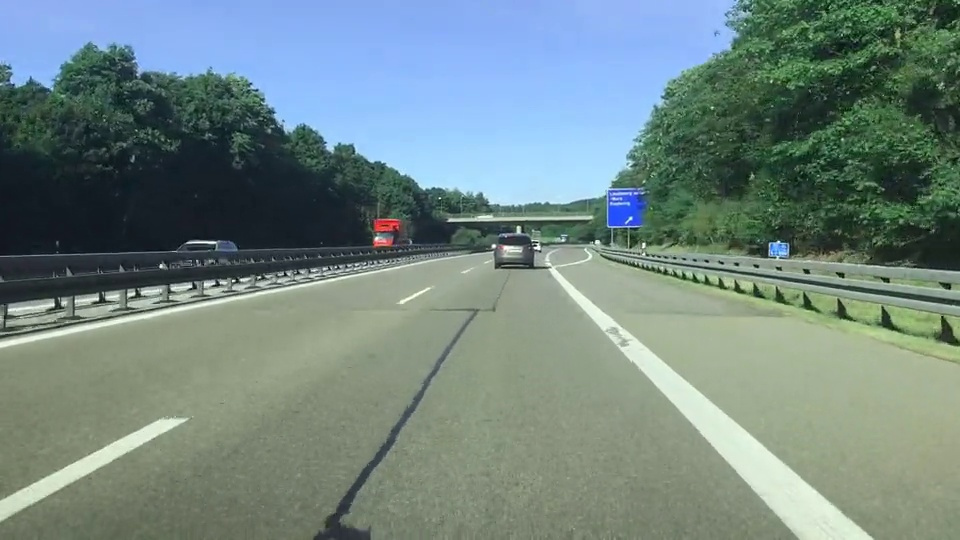
#> input picture assignment_4/error.jpg, 960 x 540 px
$ jupyter execute --allow-errors Practise.ipynb   (older library calls are emulated)
#> lines starting #> are read from the running program, lines starting #| are printed output that depends on the picture
## Common CV functions

[cell 1]
import cv2
import numpy as np
from matplotlib import pyplot as plt

[cell 2]
def display_img(disp_img):
    cv2.imshow('img_display',disp_img)
    cv2.waitKey(0)

[cell 3]
def read_img(path):
    img_matrix = cv2.imread(path)
    #display_img(img_matrix)
    return img_matrix

[cell 4]
def img_cvt2gray(img):
    gray_img = cv2.cvtColor(img,cv2.COLOR_BGR2GRAY)
    return gray_img

[cell 5]
def plot_img(img):
    plt.imshow(img)
    plt.show()

## Basic Image Manipulations

[cell 6]
# [4 lines left out: function rotation_img, not called in this run]

#> (a cell that did not finish here is left out)

[cell 8]
def display_2_img(window_name,img1,img2):
    cv2.imshow(window_name, np.hstack((img1,img2)))
    cv2.waitKey(0)

[cell 9]
## Sobel Filter
# [14 lines left out: function sobelFilter, not called in this run]

#> (a cell that did not finish here is left out)

[cell 11]
## Non-maximum Suppression (NMS)
# [24 lines left out: function non_max_suppression, not called in this run]

#> (a cell that did not finish here is left out)

[cell 13]
# [19 lines left out: function doubleThresholding, not called in this run]

#> (a cell that did not finish here is left out)

[cell 15]
#loop through the img and check if any neighbour of weak pixel is strong
# [15 lines left out: function hysteresis_edgeTracking, not called in this run]

#> (a cell that did not finish here is left out)

## Lane Detection

[cell 17]
# [6 lines left out: function region_of_interest, not called in this run]

#> (a cell that did not finish here is left out)

#> (a cell that did not finish here is left out)

#> (a cell that did not finish here is left out)

#> (a cell that did not finish here is left out)

#> (a cell that did not finish here is left out)

[cell 23]
# [10 lines left out: function display_lines, not called in this run]

[cell 24]
# [9 lines left out: function make_line, not called in this run]

[cell 25]
# [20 lines left out: function average_slope_intercept, not called in this run]

[cell 26]
img_cpy = cv2.imread('assignment_4/error.jpg')
#> img_cpy is the input picture: shape (540, 960, 3); mean B, G, R 130.2, 134.2, 114
#> (the rest of this cell did not finish here and is left out)

#> (a cell that did not finish here is left out)

[cell 28]
img_matrix = cv2.imread('laneDetect.jpg')
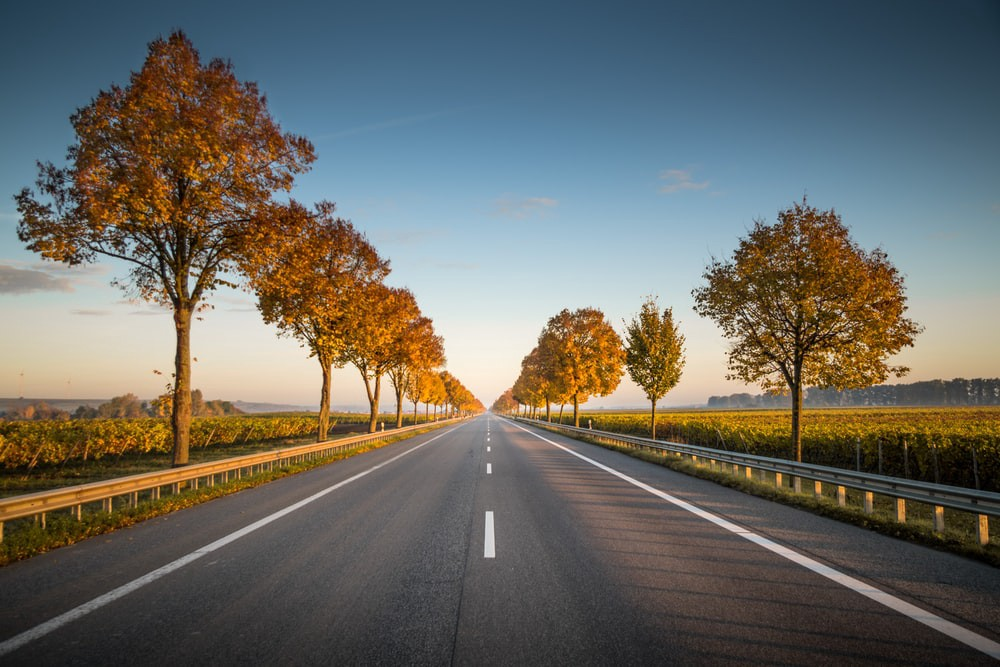
#> input picture laneDetect.jpg, 1000 x 667 px
#> img_matrix is the input picture: shape (667, 1000, 3); mean B, G, R 99.1, 105.8, 106.5
img_matrix.shape
#> Out = (667, 1000, 3)

## Feature detection and matching

[cell 29]
# [11 lines left out: function keypoint_detect_describe, not called in this run]

[cell 30]
# [32 lines left out: function match_feature, not called in this run]

[cell 31]
# [14 lines left out: function visualize_matches, not called in this run]

[cell 32]
ip_img1 = read_img('assignment_7/assgImg_1.png')
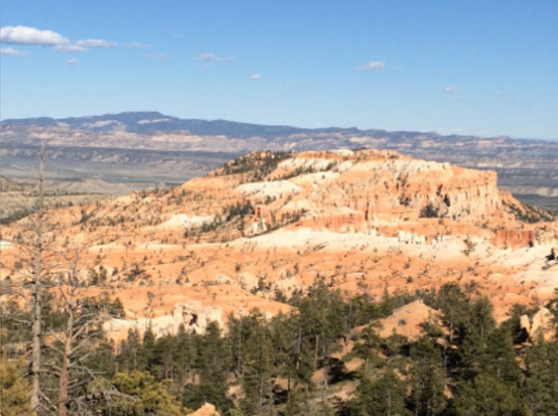
#> input picture assignment_7/assgImg_1.png, 558 x 416 px
#> in read_img, img_matrix is the input picture: shape (416, 558, 3); mean B, G, R 146.2, 155.1, 161.7
ip_img2 = read_img('assignment_7/assgImg_2.png')

[cell 33]
ip_img1.shape
#> Out = (416, 558, 3)
